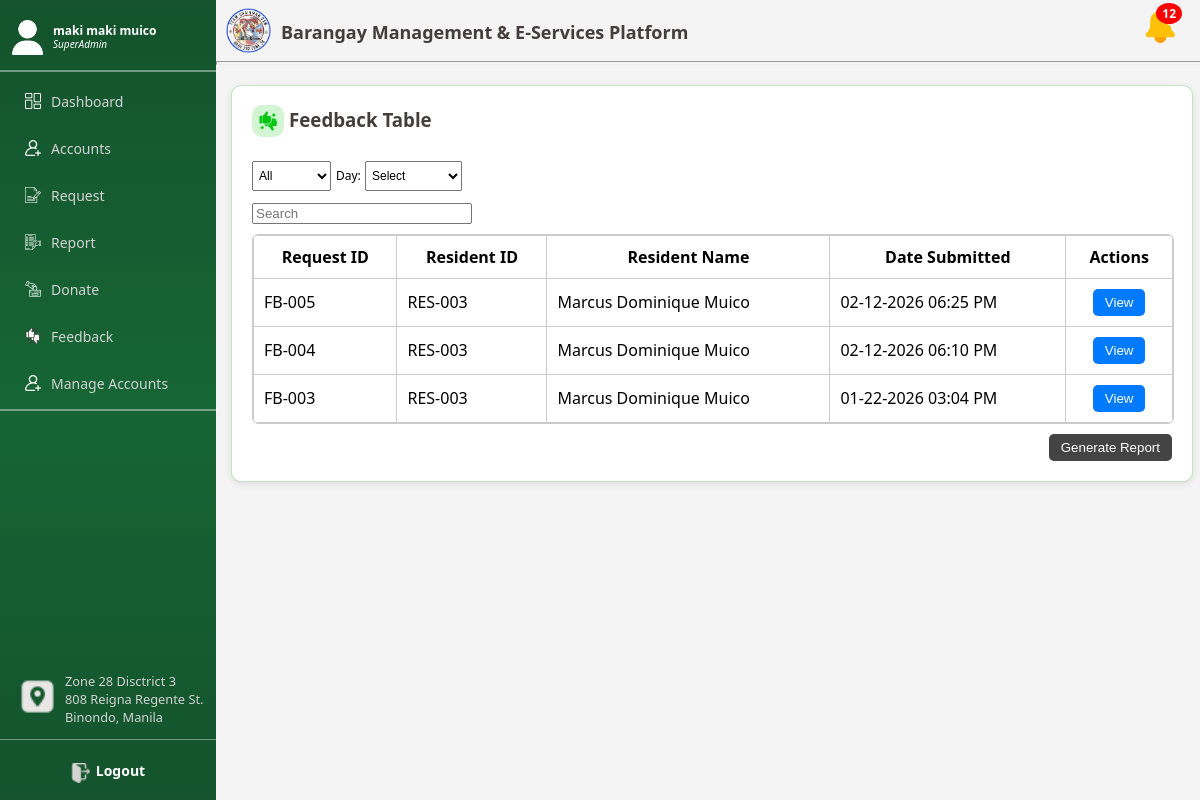
The page /Feedback.php (signed in) on the database its author committed.
### tables this page shows
CREATE TABLE `feedbacks` (
  `id` int(11) NOT NULL,
  `user_id` int(11) NOT NULL,
  `feedback_text` text NOT NULL,
  `status` enum('New','Reviewed','Declined') DEFAULT 'New',
  `created_at` timestamp NOT NULL DEFAULT current_timestamp()
);

CREATE TABLE `accounts` (
  `id` int(11) NOT NULL,
  `fullname` varchar(150) NOT NULL,
  `birthdate` date NOT NULL,
  `gender` varchar(20) NOT NULL,
  `civil_status` varchar(20) NOT NULL,
  `address` text NOT NULL,
  `phone` varchar(20) NOT NULL,
  `email` varchar(150) NOT NULL,
  `username` varchar(100) NOT NULL,
  `password` varchar(255) NOT NULL,
  `isf` varchar(10) NOT NULL,
  `household_head` varchar(150) NOT NULL,
  `pwd` varchar(10) NOT NULL,
  `solo_parent` varchar(10) NOT NULL,
  `pwd_proof` varchar(255) DEFAULT NULL,
  `solo_parent_proof` varchar(255) DEFAULT NULL,
  `role` varchar(50) DEFAULT 'resident',
  `status` varchar(50) DEFAULT 'active',
  `created_at` timestamp NOT NULL DEFAULT current_timestamp(),
  `profile_image` varchar(255) DEFAULT NULL,
  `status_message` varchar(255) DEFAULT NULL,
  `status_message_seen` tinyint(1) NOT NULL DEFAULT 0,
  `proof_of_residency` varchar(255) DEFAULT NULL
);

### Feedback.php (the view, shortened to what this page needs)
<?php
include "db.php";
$pendingAccountsQuery = "SELECT COUNT(*) AS total FROM accounts WHERE status = 'pending' AND role = 'resident'";
$pendingAccountsResult = $conn->query($pendingAccountsQuery);
$pendingAccounts = $pendingAccountsResult ? $pendingAccountsResult->fetch_assoc()['total'] : 0;
$pendingRequestsQuery = "SELECT COUNT(*) AS total FROM requests WHERE status = 'pending'";
$pendingRequestsResult = $conn->query($pendingRequestsQuery);
$pendingRequests = $pendingRequestsResult ? $pendingRequestsResult->fetch_assoc()['total'] : 0;
$pendingReportsQuery = "SELECT COUNT(*) AS total FROM reports WHERE status = 'pending'";
$pendingReportsResult = $conn->query($pendingReportsQuery);
$pendingReports = $pendingReportsResult ? $pendingReportsResult->fetch_assoc()['total'] : 0;
$pendingDonationsQuery = "SELECT COUNT(*) AS total FROM donations WHERE status = 'New'";
$pendingDonationsResult = $conn->query($pendingDonationsQuery);
$pendingDonations = $pendingDonationsResult ? $pendingDonationsResult->fetch_assoc()['total'] : 0;
$pendingFeedbacksQuery = "SELECT COUNT(*) AS total FROM feedbacks WHERE status = 'New'";
$pendingFeedbacksResult = $conn->query($pendingFeedbacksQuery);
$pendingFeedbacks = $pendingFeedbacksResult ? $pendingFeedbacksResult->fetch_assoc()['total'] : 0;
$pendingFollowUpsQuery = "
  SELECT COUNT(*) AS total
  FROM admin_followups af
  LEFT JOIN accounts a ON af.sender_email = a.email
  WHERE af.status = 'New'
    AND (a.status IS NULL OR a.status != 'active')
";
$pendingFollowUpsResult = $conn->query($pendingFollowUpsQuery);
$pendingFollowUps = $pendingFollowUpsResult ? $pendingFollowUpsResult->fetch_assoc()['total'] : 0;
$totalPending = $pendingRequests + $pendingReports + $pendingDonations + $pendingFeedbacks + $pendingAccounts + $pendingFollowUps;
    ?>
    <?php
$search = isset($_GET['search']) ? $_GET['search'] : '';
$sql = "SELECT f.id, f.feedback_text, f.status, f.created_at, a.fullname AS resident_name, a.id AS resident_id
        FROM feedbacks f
        JOIN accounts a ON f.user_id = a.id
        WHERE 1=1";
$sql .= " ORDER BY f.created_at DESC";
$stmt = $conn->prepare($sql);
$stmt->execute();
$result = $stmt->get_result();
$feedbacks = $result->fetch_all(MYSQLI_ASSOC);
?>
<!DOCTYPE html>
<html lang="en">
<head>
<link rel="stylesheet" href="secretary.css">
</head>
<body>
<div class="sidebar">
       <div class="sideflex">
  <div class="usercontainer">
    <img class="user" src="images/usericon.png" alt="Notification" />
  </div>
     <div class="info">
  <h4 class="username"><?= htmlspecialchars($_SESSION["fullname"]) ?></h4>
    <h4 class="usertype"><?= htmlspecialchars($_SESSION["role"]) ?></h4>
  </div>
  </div>
  <hr class="hrside">
  <?php if ($_SESSION["role"] === "SuperAdmin"): ?>
  <div class="btncontainer" onclick="window.location.href='SuperAdmin_Dashboard.php'">
    <img class="icon" src="images/dashboard.png" alt="home" />
    <h4 class="text">Dashboard</h4>
  </div>
<?php endif; ?>
  <div class="btncontainer" onclick="window.location.href='Resident_User.php'">
    <img class="icon" src="images/add-user.png" alt="home" />
    <h4 class="text">Accounts</h4>
  </div>
  <div class="btncontainer" onclick="window.location.href='Request.php'">
    <img class="icon" src="images/reqicon.png" alt="request" />
    <h4 class="text">Request</h4>
  </div>
  <div class="btncontainer" onclick="window.location.href='Report.php'">
    <img class="icon" src="images/repicon.png" alt="request" />
    <h4 class="text">Report</h4>
  </div>
  <div class="btncontainer" onclick="window.location.href='Donate.php'">
    <img class="icon" src="images/dicon.png" alt="request" />
    <h4 class="text">Donate</h4>
  </div>
  <div class="btncontainer" onclick="window.location.href='Feedback.php'">
    <img class="icon" src="images/fbicon.png" alt="request" />
    <h4 class="text">Feedback</h4>
  </div>
  <?php if ($_SESSION["role"] === "SuperAdmin"): ?>
<div class="btncontainer" onclick="window.location.href='Manage_Accounts.php'">
    <img class="icon" src="images/add-user.png" alt="manage accounts" />
    <h4 class="text">Manage Accounts</h4>
</div>
<?php endif; ?>
    <hr style="width: 100%; border: 0.5px solid rgba(255, 255, 255, 0.4); margin-top: 0px;">
    <div class="address1" >
             <img class="logoadd" src="images/pin.png" alt="Feedback">
             <div class="addtext">
              <p class=> Zone 28 Disctrict 3 <br>808 Reigna Regente St. <br>Binondo, Manila</p>
          </div>
          </div>
   <div class="logoutcontainer" onclick="window.location.href='logout.php'">
             <img class="logolog" src="images/logout.png" alt="Feedback">
            <h4 class="logout">Logout</h4>
        </div>
</div>
<div class="content">
<div class="dashboard-header">
  <div class="header-left">
    <img src="images/logo2.png" class="logo">
    <div class="header-text">
      <h1 class="res1">Barangay Management & E-Services Platform</h1>
    </div>
  </div>
  <div class="notification-container" onclick="toggleNotifications()">
    <img src="images/notification.png" class="header-icon" alt="Notifications">
    <?php if ($totalPending > 0): ?>
      <span class="notification-badge"><?= $totalPending ?></span>
    <?php endif; ?>
  </div>
</div>
<hr class="green-line">
<div id="cardfeedback" class="cardfeedback">
<div class="flex1" style="align-items:center; gap: 10px; margin-bottom:10px; flex-wrap:wrap;">
   <div style="display:flex; align-items:flex-start; margin-top: 8px;">
       <div class="logo-containeradmin">
    <img class="logoadmin" src="images/feedback-icon.png" alt="Logo">
</div>
  <h3 style="margin-top: 8px; margin-left:5px;  color: #443d3d;">Feedback Table</h3>
</div>
  <div class="flex3">
      <form class="resform"method="GET" action="Feedback.php" id="filterForm">
        <div>
        <select class="custom8" name="status" onchange="document.getElementById('filterForm').submit()">
          <option value="">All</option>
        </select>
    </div>
        <div>
          <label>Day:</label>
          <select class="custom9" id="feedbackDayFilter" name="day" onchange="filterByFeedbackDay(this.value)">
            <option value="">Select</option>
          </select>
      </div>
     </form>
     <form method="GET" action="Feedback.php" id="filterForm">
        <input placeholder="Search" type="search" name="search" value="<?= htmlspecialchars($search) ?>" onchange="document.getElementById('filterForm').submit()" style="margin-left:auto; width:220px;">
      </form>
    </div>
</div>
<div class="table-container">
<table>
<tr>
  <th>Request ID</th>
  <th>Resident ID</th>
  <th>Resident Name</th>
  <th>Date Submitted</th>
  <th>Actions</th>
</tr>
<?php if (empty($feedbacks)): ?>
<tr><td colspan="5">No feedbacks found.</td></tr>
<?php else: ?>
<?php foreach ($feedbacks as $feedback): ?>
<tr>
  <td>FB-<?= str_pad($feedback['id'], 3, '0', STR_PAD_LEFT) ?></td>
  <td>RES-<?= str_pad($feedback['resident_id'], 3, '0', STR_PAD_LEFT) ?></td>
  <td><?= htmlspecialchars($feedback['resident_name']) ?></td>
  <td><?= date('m-d-Y h:i A', strtotime($feedback['created_at'])) ?></td>
  <td style="text-align:center;">
    <button class="btn-view" onclick="viewFeedback(<?= htmlspecialchars(json_encode($feedback)) ?>)">View</button>
  </td>
</tr>
<?php endforeach; ?>
<?php endif; ?>
</table>
</div>
<div style="display: flex;">
  <div class="botbtn">
    <button class="btn-report" onclick="generateReport()">Generate Report</button>
  </div>
</div>
</div>
</body>
</html>

### secretary.css (style rules this page uses)
html,body { margin:0; font-family: system-ui, -apple-system, "Segoe UI", Roboto, Helvetica, Arial, sans-serif; background:#f4f4f4; height:100%; }
.sidebar { background: linear-gradient(to bottom, #14532d, #166534, #14532d); width:18%; position:fixed; top:0; bottom:0; left:0; display:flex; flex-direction:column; }
.address1 { display: flex; margin-top: auto; align-items: flex-start; width: auto; }
.logoadd { margin-top: 30px; width: 35px; height: 35px; margin-left: 20px; margin-right: 10px; }
.logolog { margin-top: 5px; width: 20px; height: 20px; margin-right: 5px; }
.addtext { margin-right: auto; color:lightgray; font-size:.8rem; margin-top:10px; }
.content { margin-left:18%; background:#f4f4f4; min-height:100vh; }
.sideflex { display: flex; }
.username { color: white; margin:0; font-size:12px; line-height:1.2; margin-top: 20px; }
.usertype { color: white; font-family: system-ui, -apple-system, "Segoe UI", Roboto, Helvetica, Arial, sans-serif; margin:0; font-size:10px; line-height:1.2; font-style: italic; font-weight: normal; }
.cardfeedback { background:#fff; padding:20px; border-radius:10px; margin-bottom:20px; box-shadow:0 2px 6px rgba(0,0,0,0.1); max-height: auto; padding-top: 5px; margin-left:15px ; margin-right: 7px; border: 1.5px solid rgba(150, 202, 149, 0.5); display: none; }
.resform { display: flex; gap:5px; align-items: center; }
.logo-containeradmin { background-color: #d4f5d4; border-radius: 10px; padding: 6px; display: inline-flex; align-items: center; justify-content: center; margin-top: 6px; }
.logoadmin { width: 20px; height: 20px; }
.table-container { width:100%; overflow-x:auto; border:1px solid #ccc; border-radius:6px; max-height: 500px; }
table { width:100%; border-collapse:collapse; }
th, td { padding:10px; border:1px solid #ccc; white-space:nowrap; }
button { padding:6px 12px; border:none; border-radius:5px; cursor:pointer; }
.btn-view { background:#007bff;color:#fff; }
.btn-report { background:#444;color:#fff; }
select { padding:2px; margin-bottom:10px; height: 30px; margin-top: 0px; }
.dashboard-header { display: flex; justify-content: space-between; align-items: center; margin-bottom: 0px; width: 100%; background: #f4f4f4; }
.header-left { display:flex; align-items:center; flex:1; min-width:0; }
.logo { width: 45px; height: 45px; margin-left: 10px; margin-top: 5px; margin-right: 10px; }
.res1 { color: #443d3d; margin-left: 0px; font-size: 18px; margin-top: 20px; font-family: system-ui, -apple-system, "Segoe UI", Roboto, Helvetica, Arial, sans-serif; }
.header-icon { width: 35px; height: 35px; cursor: pointer; margin-right: 20px; }
.green-line { height:2px ; color:rgba(255,255,255,0.4); width: 99.9%; margin-bottom: 20px; overflow-x:hidden ; margin-right: 0; margin-left: 0; margin-top: 5px; }
hr { color: green ; width: 98%; margin-top: 0; }
h4 { margin-top: 20px; margin-left: 17px; font-size: 20px; font-family: system-ui, -apple-system, "Segoe UI", Roboto, Helvetica, Arial, sans-serif; color: green; }
.user { width: 35px; height: 35px; margin-top: 20px; justify-self: center; margin-left: 10px; cursor: pointer; }
.info { margin-left: 8px; margin-top: 4px; }
.hrside { border: 0.5px solid rgba(255,255,255,0.4); margin-top: 10px; width: 100%; }
.btncontainer { display: flex; margin-left: 5px; width: 95%; height: 40px; margin-top: 10px; cursor: pointer; border-radius: 5px; position: relative; margin-top: 0; margin-bottom: 7px; transition: transform 0.2s ease, background-color 0.2s ease; }
.icon { width: 16px; height: 16px; margin-top: 13px; margin-left: 20px; cursor: pointer; }
.text { color: lightgray; margin-top: 12px; margin-left: 10px; font-weight: normal; cursor: pointer; font-size: 14px; }
.logoutcontainer { display: flex; width: 100%; height: 60px; cursor: pointer; border-top: 0.5px solid rgba(255,255,255,0.4); justify-content: center; align-items: center; font-style: bold; transition: transform 0.2s ease, background-color 0.2s ease; }
.logout { color: white; font-size: 14px; margin: 0; font-weight: bold; }
.flex3 { align-items: center; gap: 5px; flex-wrap: wrap; }
.custom1, .custom2, .custom, .custom6, .custom7, .custom8, .custom9, .custom10 { margin-top: 10px; }
label { font-size: 12px; }
select { font-size: 12px; }
.botbtn { margin-top: 10px; margin-left: auto; }

### rows shown on the page
feedbacks: id "005", user "003", user.fullname "Marcus Dominique Muico", created_at "02-12-2026 06:25 PM"
feedbacks: id "004", user "003", user.fullname "Marcus Dominique Muico", created_at "02-12-2026 06:10 PM"
feedbacks: id "003", user "003", user.fullname "Marcus Dominique Muico", created_at "01-22-2026 03:04 PM"

### other values the page prints
$_SESSION["fullname"] "maki maki muico"
$_SESSION["role"] "SuperAdmin"
$totalPending "12"
